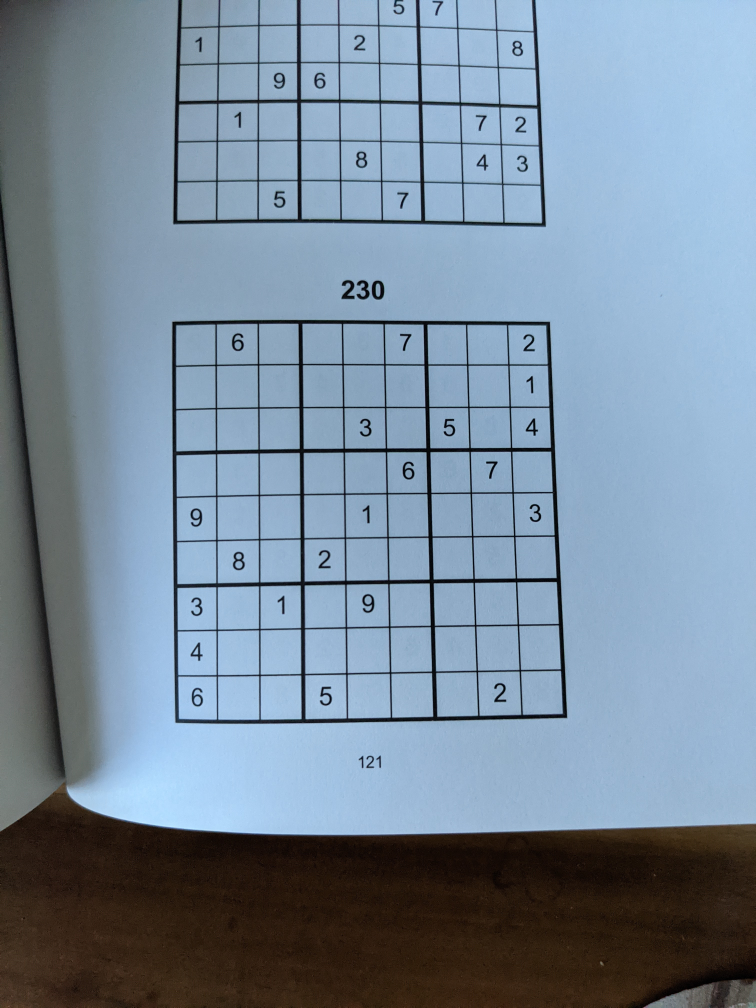
#> input picture inputs/full1.jpg, 3024 x 4032 px (shown at 1/4 size)
$ python main.py   (older library calls are emulated)
#> lines starting #> are read from the running program, lines starting #| are printed output that depends on the picture; after the words box and inside, x2 and y2 are one past the last pixel; in counts of white or black regions, pixels touching at a corner belong together; long printed decimals are rounded
### sudoku_grid_detector.py
import cv2
import numpy as np


class SudokuGridDetector:
    """Load Sudoku image, find grid and generate a process sudoku grid image"""

    def __init__(self, img_filepath : str, tilesize_px = 64):
        self.reset()
        self.img_filepath = img_filepath
        self.tilesize_px = tilesize_px
        self.process()

    def reset(self):
        self.img_filepath = None
        self.raw_img = None
        self.delta = None
        self.resized_img = None
        self.binary_img = None
        self.sudoku_img = None
        self.sudoku_cells = None
        self.tilesize_px = None
        self.contour = None
        self.corners = None
        self.M = None

    def process(self):
        """Load and process image into binarized sudoku grid image"""
        self.loadImage()
        if self.resized_img is None:
            raise ValueError('Resized image doesn\'t exist')
        self.binarizeImage()
        self.findSudokuGrid()
        if self.corners is not None:
            self.makeSudokuGridImage()
            self.generateSudokuCells()

    def loadImage(self):
        """Load raw image and generate resized image"""
        self.raw_img = cv2.imread(self.img_filepath)

        if self.raw_img is None:
            raise ValueError(f'Could not load {self.img_filepath}')

        # Convert to RGB for matplotlib
        self.raw_img = cv2.cvtColor(self.raw_img, cv2.COLOR_BGR2RGB)
        self.resizeImage()

    def resizeImage(self, max_height_px=1024):
        if self.raw_img is None:
            raise ValueError('Raw image not loaded yet')

        self.delta = max_height_px / self.raw_img.shape[0]
        print(f'Resizing {self.raw_img.shape} x {self.delta}')
        self.resized_img = cv2.resize(
            self.raw_img, None, fx=self.delta, fy=self.delta, interpolation=cv2.INTER_CUBIC
        )

    def binarizeImage(self):
        if self.resized_img is None:
            raise ValueError('Resized image doesn\'t exist')

        img_gray = cv2.cvtColor(self.resized_img, cv2.COLOR_RGB2GRAY)
        img_gray = cv2.GaussianBlur(img_gray, (5, 5), 0)

        self.binary_img = cv2.adaptiveThreshold(
            img_gray, 255, cv2.ADAPTIVE_THRESH_GAUSSIAN_C, cv2.THRESH_BINARY_INV, 21, 15)

    def findSudokuGrid(self, min_side_length_ratio=4):
        """Find the corners of the sudoku grid"""
        if self.binary_img is None:
            raise ValueError('Resized image doesn\'t exist')
        # Find enclosing rectangle
        contours = cv2.findContours(self.binary_img, cv2.RETR_EXTERNAL, cv2.CHAIN_APPROX_SIMPLE)[0]

        simple_contours = []
        # Look for a sudoku grid where the minimum pixel area is a ratio of smallest side of grid versus image shorter of width/height
        min_area = (min(self.binary_img.shape[0], self.binary_img.shape[1]) / min_side_length_ratio)**2
        best_contour = None
        for contour in contours:
            # If this contour area is > the current min area, replace best contour
            area = cv2.contourArea(contour)
            if area > min_area:
                epsilon = 0.1 * cv2.arcLength(contour, True)
                contour = cv2.approxPolyDP(contour, epsilon, True)
                # contour = cv2.convexHull(contour) # Orders points nicely
                if contour.shape[0] != 4:
                    continue
                best_contour = contour
                min_area = area

        if best_contour is None:
            print('Didn\'t find any contours that matched.')
            return

        self.contour = best_contour
        self.corners = self.orderPoints(np.float32(best_contour[:, 0, :]))

    def makeSudokuGridImage(self):
        """ Generate warped image """
        if self.corners is None:
            raise ValueError('Corners of image not found yet')
          # px
        output_pts = np.float32([[0, 0], [1, 0], [1, 1], [0, 1]]) * self.tilesize_px * 9
        # Get warp on input points for original image (un-scale with delta)
        self.M = cv2.getPerspectiveTransform(self.corners / self.delta, output_pts)
        raw_blurred_img = cv2.GaussianBlur(self.raw_img, (5, 5), 0) # Expensive, not really necessary
        warped = cv2.warpPerspective(
            raw_blurred_img, self.M, (self.tilesize_px * 9, self.tilesize_px * 9), flags=cv2.INTER_LINEAR
        )

        self.sudoku_img = cv2.adaptiveThreshold(
            cv2.cvtColor(warped, cv2.COLOR_RGB2GRAY),
            255,
            cv2.ADAPTIVE_THRESH_GAUSSIAN_C,
            cv2.THRESH_BINARY_INV,
            21,
            50,
        )

        # warped img size is width = height = self.tilesize_px * 9
        # remove pixels where lines are
        buffer_px = int(self.tilesize_px / 6) # Assume lines don't encroach > 1/6th of a tile
        for i in range(10):
            self.sudoku_img[:, max(0, i * self.tilesize_px - buffer_px) : min(self.tilesize_px * 9, i * self.tilesize_px + buffer_px)] = 0
            self.sudoku_img[max(0, i * self.tilesize_px - buffer_px) : min(self.tilesize_px * 9, i * self.tilesize_px + buffer_px), :] = 0

    def generateSudokuCells(self):
        """Generate 9x9xTxT cell array (T = tile size in pixels) from a 9x9 grid image, each tile is TxT pixels"""
        if self.sudoku_img.shape is None:
            raise ValueError('Sudoku image not generated yet')
        self.sudoku_cells = self.sudoku_img.reshape(9,self.tilesize_px,9,self.tilesize_px).swapaxes(1,2)

    def orderPoints(self, pts):
        """Re-order 4 corner points so top-left is first and clockwise."""
        out = np.zeros((4, 2), dtype=np.float32)
        s = pts.sum(axis=1)
        out[0] = pts[np.argmin(s)]
        out[2] = pts[np.argmax(s)]
        diff = np.diff(pts, axis=1)
        out[1] = pts[np.argmin(diff)]
        out[3] = pts[np.argmax(diff)]
        return out

### sudoku_digit_recognizer.py
from CV_digits.generator import getCenteredTile
import numpy as np
from abc import ABC, abstractmethod

class SudokuDigitRecognizer(ABC):
  # [10 lines left out: functions recognizeDigits, recognizeDigit, not called in this run]


class SudokuDigitRecognizer_CV(SudokuDigitRecognizer):
  """CV Template matching-based digit recognizer"""
  def __init__(self, template_path : str, tilesize_px : int = 64):
    self.template_path = template_path
    self.tilesize_px = tilesize_px
    self.loadDigits()

  def loadDigits(self):
    self.digits = np.zeros([10,self.tilesize_px,self.tilesize_px], dtype=int)
    for i in range(10):
      digit_path = f'{self.template_path}/digit_{i}.txt'
      self.digits[i,:,:] = np.loadtxt(digit_path, dtype=int)

    # Convert to correlation matrix of -1 and 1 values
    # self.digits = self.digits * ( 2. / 255.0 ) - 1.0

  # [17 lines left out: functions recognizeDigits, recognizeDigit, not called in this run]


class SudokuDigitRecognizer_ML(SudokuDigitRecognizer):
  """CV Template matching-based digit recognizer"""
  def __init__(self, model):
    self.model = model

  def recognizeDigits(self, grid : np.ndarray) -> int:
    """ Given 9x9xTxT array of sudoku tiles, identify each. """
    raise NotImplementedError()

  # [4 lines left out: function recognizeDigit, not called in this run]

### main.py
from sudoku_grid_detector import SudokuGridDetector
from sudoku_digit_recognizer import SudokuDigitRecognizer_CV
from sudoku_solver import SudokuSolver

from matplotlib import pyplot as plt
import numpy as np
import cv2
import glob
import os
import time

def processImage(img_filepath : str, tilesize_px : int) -> np.ndarray:
    t_start = time.time()
    sudoku_grid = SudokuGridDetector(img_filepath=img_filepath, tilesize_px=tilesize_px)
    t_end = time.time() - t_start
    print(f'Took {t_end:.3f} seconds to load image and find the sudoku grid')

    t_start = time.time()
    digit_recognizer = SudokuDigitRecognizer_CV('CV_digits', tilesize_px)
    predicted_sudoku_grid = digit_recognizer.recognizeDigits(sudoku_grid.sudoku_cells)
    t_end = time.time() - t_start
    print(f'Took {t_end:.3f} seconds to detect the digits in the sudoku grid')

    t_start = time.time()
    solver = SudokuSolver()
    try:
        solution = solver.solve(predicted_sudoku_grid)
    except Exception as e:
        print(e)
        print('Skipping...')
        solution = None
    t_end = time.time() - t_start
    print(f'Took {t_end:.3f} seconds to try and solve the sudoku grid')
    return sudoku_grid, predicted_sudoku_grid, solution

# [51 lines left out: functions prettyPrintGrid, plotResults, not called in this run]

def main():
    # Load and process a sudoku image
    tilesize_px = 64 # hard-coded for CV_digits for now.

    # img_filepath='inputs/full1.jpg'
    if not os.path.exists('results'):
        os.mkdir('results')
    for i, img_filepath in enumerate(glob.glob('inputs/*.jpg')):

        # Time processing of image into predicted sudoku grid and solving it
        t_start = time.time()
        sudoku_grid, predicted_sudoku_grid, solution = processImage(img_filepath, tilesize_px)
#> in loadImage, self.raw_img is the input picture: shape (4032, 3024, 3); mean B, G, R 155.6, 138.5, 120.5
#| Resizing (4032, 3024, 3) x 0.254
#> in resizeImage, `self.resized_img = cv2.resize( self.raw_img, None, fx=self.delta, fy=s..`:
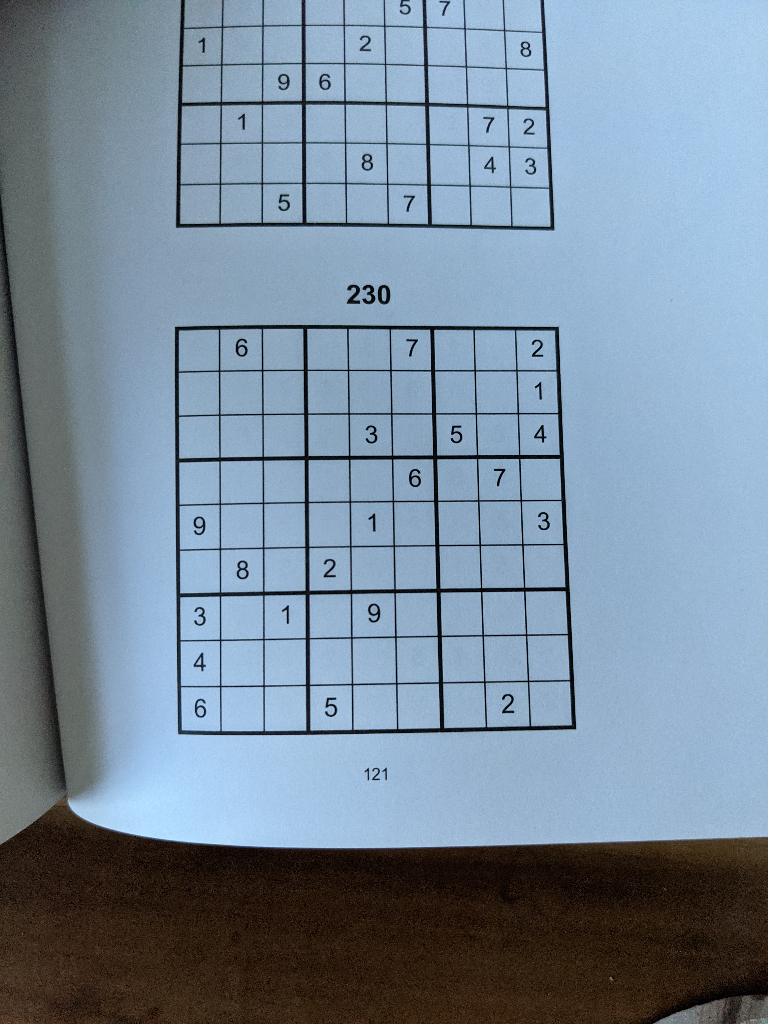
#> self.resized_img: shape (1024, 768, 3); mean R, G, B 120.5, 138.5, 155.6
#> in binarizeImage, `img_gray = cv2.cvtColor(self.resized_img, cv2.COLOR_RGB2GRAY)`:
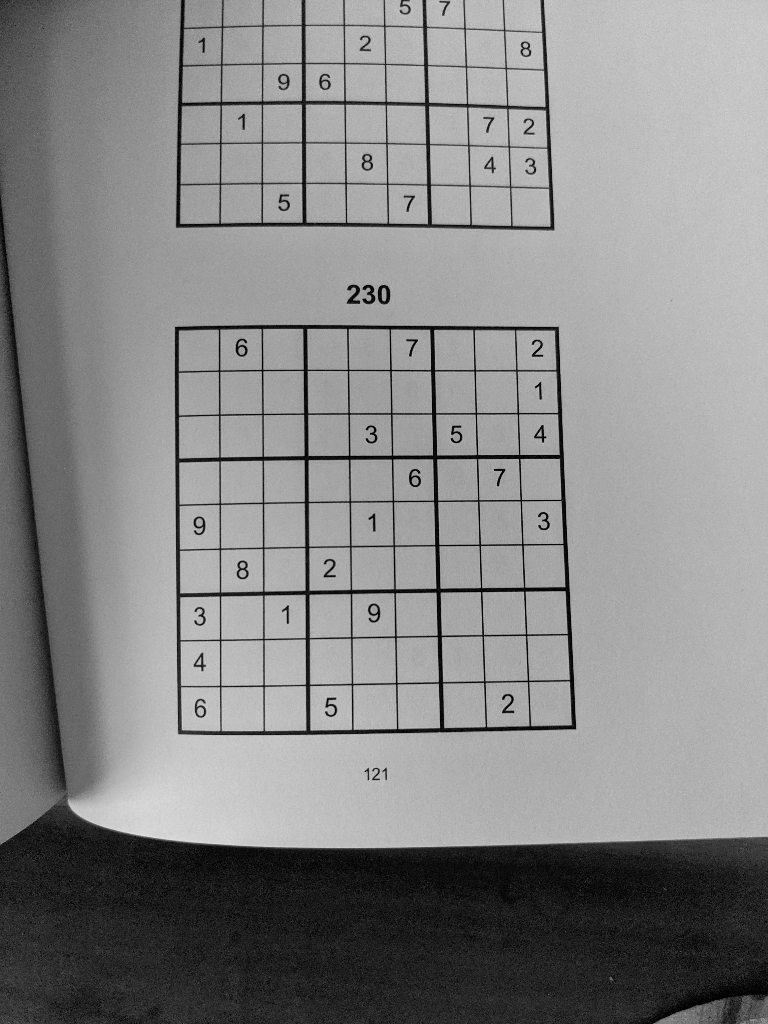
#> img_gray: shape (1024, 768); min 0, max 226, mean 135.1
#> in binarizeImage, `self.binary_img = cv2.adaptiveThreshold( img_gray, 255, cv2.ADAPTIVE_T..`:
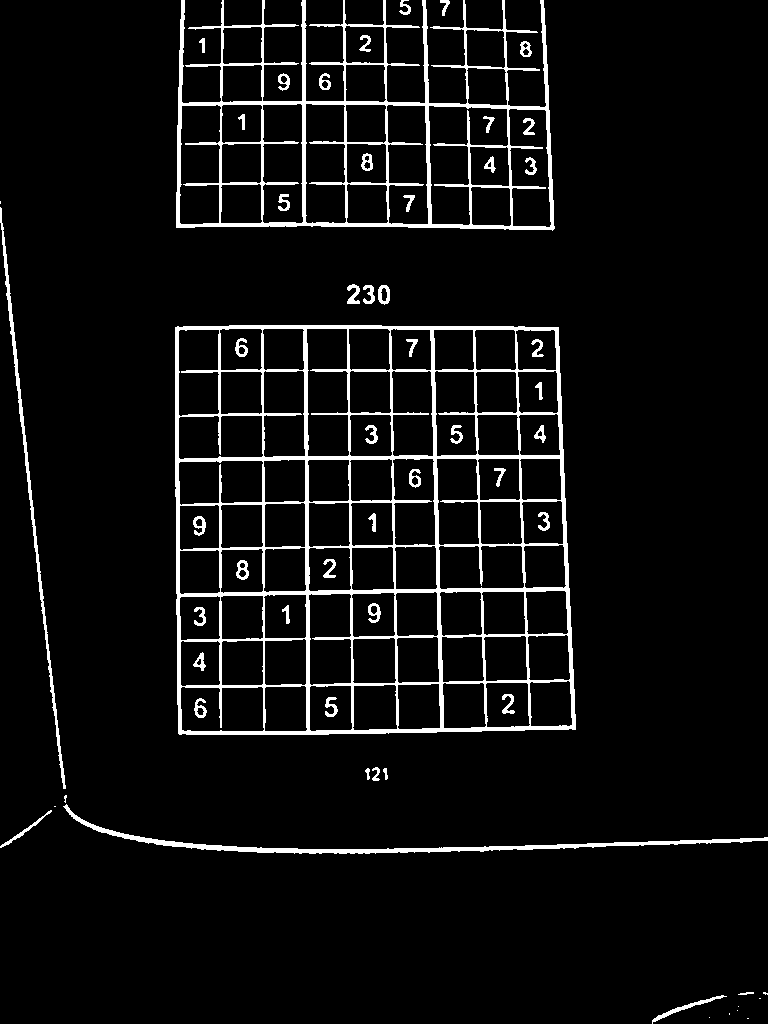
#> self.binary_img: shape (1024, 768); 6% white; 59 white regions (10 under 20 px)
#> in findSudokuGrid, `contours = cv2.findContours(self.binary_img, cv2.RETR_EXTERNAL, cv2.CH..`: contours = 29 contours, 11 with area under 20; largest, box (x1, y1, x2, y2) and area: (175, 325, 576, 735) 158615, (176, 0, 555, 231) 58214, (63, 804, 768, 854) 2382, (0, 207, 66, 789) 1240, (652, 995, 727, 1024) 205
#> the loop in findSudokuGrid, `for contour in contours:` made 29 passes
#> (area, epsilon, best_contour, min_area) on pass 17: (158615, 160.6, [[175, 327], [178, 733], [575, 729], [558, 327]], 158615)
#> area on passes 7, 10, 12, 14, 15, 16: 205, 127, 2381.5, 22.5, 23, 41.5
#> after the loop in findSudokuGrid, `for contour in contours:`: epsilon = 160.6; min_area = 158615
#> in findSudokuGrid, `self.contour = best_contour`: self.contour = [[175, 327], [178, 733], [575, 729], [558, 327]]
#> in orderPoints, `s = pts.sum(axis=1)`: s = [502, 911, 1304, 885]
#> in orderPoints, `diff = np.diff(pts, axis=1)`: diff = [152, 555, 154, -231]
#> in findSudokuGrid, `self.corners = self.orderPoints(np.float32(best_contour[:, 0, :]))`: self.corners = [[175, 327], [558, 327], [575, 729], [178, 733]]
#> in makeSudokuGridImage, `self.M = cv2.getPerspectiveTransform(self.corners / self.delta, output..`: self.M = [[0.388, -0.00287, -263.8], [-1.88e-17, 0.383, -493.7], [-6.47e-06, 2.38e-05, 1]]
#> in makeSudokuGridImage, `warped = cv2.warpPerspective( raw_blurred_img, self.M, (self.tilesize_..`:
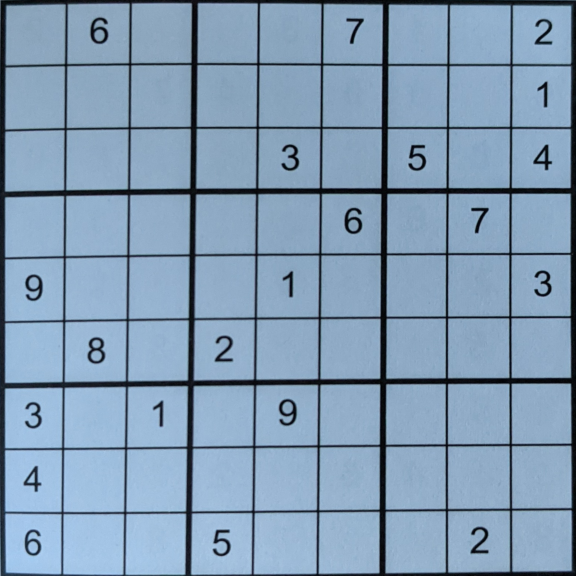
#> warped: shape (576, 576, 3); mean R, G, B 130.3, 156.1, 181
#> in makeSudokuGridImage, `self.sudoku_img = cv2.adaptiveThreshold( cv2.cvtColor(warped, cv2.COLO..`:
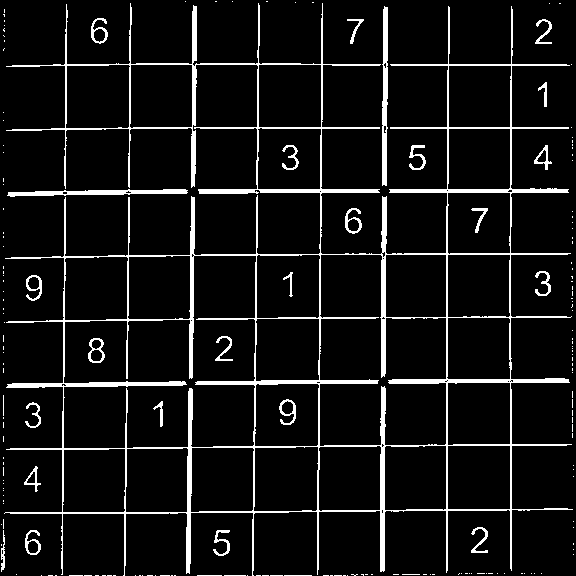
#> self.sudoku_img: shape (576, 576); 7.6% white; 185 white regions (156 under 20 px), largest, box (x1, y1, x2, y2) and area: (4, 3, 573, 576) 20110, (382, 6, 388, 186) 872, (7, 189, 188, 197) 797
#> after the loop in makeSudokuGridImage, `for i in range(10):`:
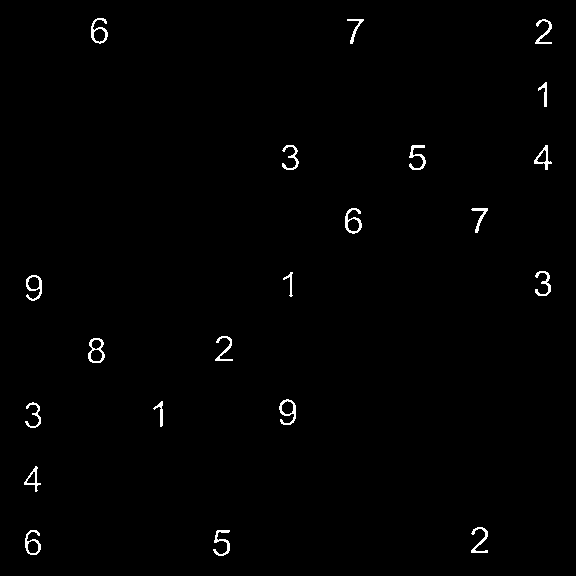
#> self.sudoku_img: shape (576, 576); 0.87% white in thin lines or dots, all inside (x1, y1, x2, y2) = (24, 18, 552, 556)
        tot_time = time.time() - t_start
        print(f'Took {tot_time:.3f} seconds total to process an input image')

        print('Sudoku Grid Prediction:')
        print(predicted_sudoku_grid)

        if solution is not None:
            predicted_sudoku_grid = solution
            print('Completed Sudoku Grid:')
            print(predicted_sudoku_grid)

        # Visualize
        plotResults(sudoku_grid, predicted_sudoku_grid, tilesize_px)
        plt.suptitle(img_filepath)
        plt.savefig(f'results/result_{i:02d}.jpg')
    # plt.show()


if __name__ == '__main__':
#> (the run stopped early here; a loop or call above may not have finished)
